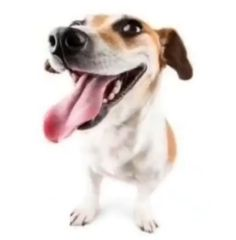
#> input picture opencv/imagens/imagens Angelo/a a folou a folou u.jpg, 236 x 240 px
$ python MudarCorDeImagem.py
#> lines starting #> are read from the running program, lines starting #| are printed output that depends on the picture
import numpy as np
import cv2
print(cv2.__version__)
imagem = cv2.imread('imagens/imagens Angelo/a a folou a folou u.jpg')
#> imagem is the input picture: shape (240, 236, 3); mean B, G, R 220.6, 223.2, 230.6
imagemCinza = cv2.cvtColor(imagem, cv2.COLOR_BGR2GRAY)
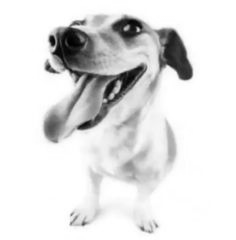
#> imagemCinza: shape (240, 236); min 0, max 255, mean 225.1
imagemIFollow = cv2.imread('imagens/imagens Angelo/letra_i_follow.png')
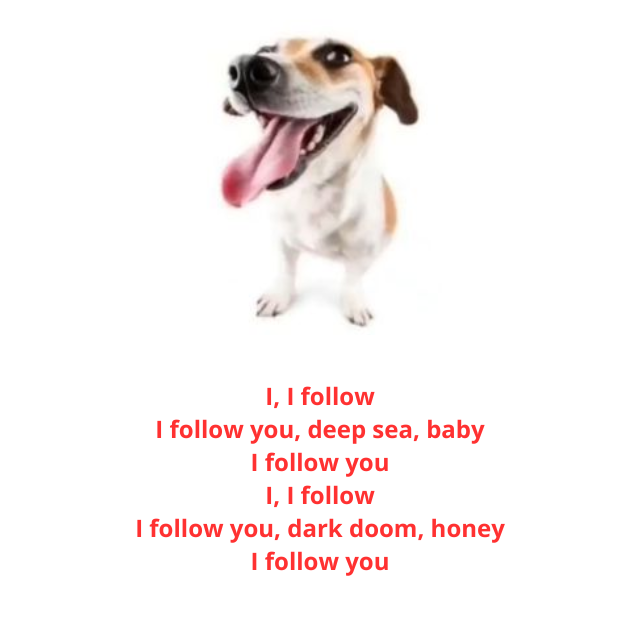
#> input picture opencv/imagens/imagens Angelo/letra_i_follow.png, 640 x 640 px
#> imagemIFollow is the input picture: shape (640, 640, 3); mean B, G, R 242.7, 243.3, 249.2
cv2.imshow("Original", imagem)
cv2.imshow("Cinza", imagemCinza)
cv2.imshow("A A FOLLOW, A FOLLOW U", imagemIFollow)
cv2.waitKey()
